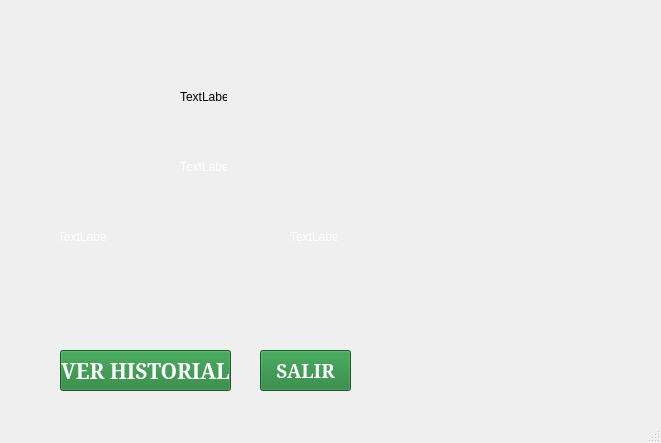
<?xml version="1.0" encoding="UTF-8"?>
<ui version="4.0">
 <class>MainWindow</class>
 <widget class="QMainWindow" name="MainWindow">
  <property name="geometry">
   <rect>
    <x>0</x>
    <y>0</y>
    <width>661</width>
    <height>443</height>
   </rect>
  </property>
  <property name="windowTitle">
   <string>Ventana8</string>
  </property>
  <widget class="QWidget" name="centralwidget">
   <widget class="QLabel" name="label">
    <property name="geometry">
     <rect>
      <x>0</x>
      <y>-30</y>
      <width>691</width>
      <height>461</height>
     </rect>
    </property>
    <property name="text">
     <string/>
    </property>
    <property name="pixmap">
     <pixmap>imagen8.png</pixmap>
    </property>
   </widget>
   <widget class="QLabel" name="label_2">
    <property name="geometry">
     <rect>
      <x>180</x>
      <y>90</y>
      <width>47</width>
      <height>13</height>
     </rect>
    </property>
    <property name="text">
     <string>TextLabel</string>
    </property>
   </widget>
   <widget class="QLabel" name="label_3">
    <property name="geometry">
     <rect>
      <x>180</x>
      <y>160</y>
      <width>47</width>
      <height>13</height>
     </rect>
    </property>
    <property name="styleSheet">
     <string notr="true">color: white;
</string>
    </property>
    <property name="text">
     <string>TextLabel</string>
    </property>
   </widget>
   <widget class="QLabel" name="label_4">
    <property name="geometry">
     <rect>
      <x>60</x>
      <y>230</y>
      <width>47</width>
      <height>13</height>
     </rect>
    </property>
    <property name="styleSheet">
     <string notr="true">color: white;
</string>
    </property>
    <property name="text">
     <string>TextLabel</string>
    </property>
    <property name="alignment">
     <set>Qt::AlignCenter</set>
    </property>
   </widget>
   <widget class="QLabel" name="label_5">
    <property name="geometry">
     <rect>
      <x>290</x>
      <y>230</y>
      <width>47</width>
      <height>13</height>
     </rect>
    </property>
    <property name="styleSheet">
     <string notr="true">color: white;

</string>
    </property>
    <property name="text">
     <string>TextLabel</string>
    </property>
   </widget>
   <widget class="QPushButton" name="pushButton">
    <property name="geometry">
     <rect>
      <x>60</x>
      <y>350</y>
      <width>171</width>
      <height>41</height>
     </rect>
    </property>
    <property name="font">
     <font>
      <family>Constantia</family>
      <pointsize>16</pointsize>
      <weight>75</weight>
      <bold>true</bold>
     </font>
    </property>
    <property name="styleSheet">
     <string notr="true">background-color: #1e7e34;  /* Verde oscuro */
color: white;               /* Texto en blanco */
</string>
    </property>
    <property name="text">
     <string>VER HISTORIAL</string>
    </property>
   </widget>
   <widget class="QPushButton" name="pushButton_2">
    <property name="geometry">
     <rect>
      <x>260</x>
      <y>350</y>
      <width>91</width>
      <height>41</height>
     </rect>
    </property>
    <property name="font">
     <font>
      <family>Constantia</family>
      <pointsize>14</pointsize>
      <weight>75</weight>
      <bold>true</bold>
     </font>
    </property>
    <property name="styleSheet">
     <string notr="true">background-color: #1e7e34;  /* Verde oscuro */
color: white;               /* Texto en blanco */
</string>
    </property>
    <property name="text">
     <string>SALIR</string>
    </property>
   </widget>
  </widget>
  <widget class="QMenuBar" name="menubar">
   <property name="geometry">
    <rect>
     <x>0</x>
     <y>0</y>
     <width>661</width>
     <height>20</height>
    </rect>
   </property>
  </widget>
  <widget class="QStatusBar" name="statusbar"/>
 </widget>
 <resources/>
 <connections/>
</ui>
